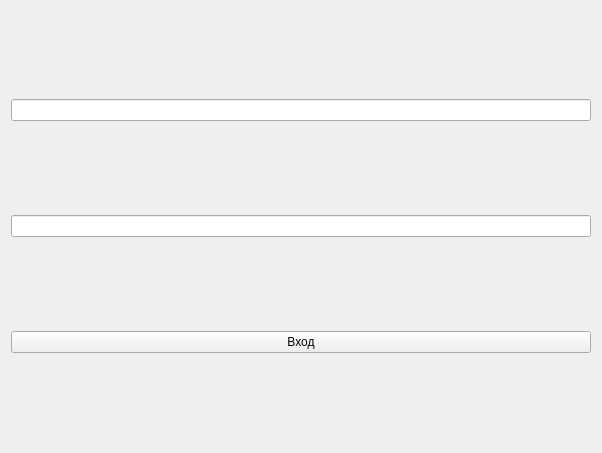
<?xml version="1.0" encoding="UTF-8"?>
<ui version="4.0">
 <class>Form</class>
 <widget class="QWidget" name="Form">
  <property name="geometry">
   <rect>
    <x>0</x>
    <y>0</y>
    <width>602</width>
    <height>453</height>
   </rect>
  </property>
  <property name="windowTitle">
   <string>Вход</string>
  </property>
  <layout class="QVBoxLayout" name="verticalLayout">
   <item>
    <widget class="QLineEdit" name="lineEdit">
     <property name="clearButtonEnabled">
      <bool>true</bool>
     </property>
    </widget>
   </item>
   <item>
    <widget class="QLineEdit" name="lineEdit_2">
     <property name="echoMode">
      <enum>QLineEdit::Password</enum>
     </property>
     <property name="clearButtonEnabled">
      <bool>true</bool>
     </property>
    </widget>
   </item>
   <item>
    <widget class="QPushButton" name="pushButton">
     <property name="text">
      <string>Вход</string>
     </property>
    </widget>
   </item>
  </layout>
 </widget>
 <resources/>
 <connections/>
</ui>
